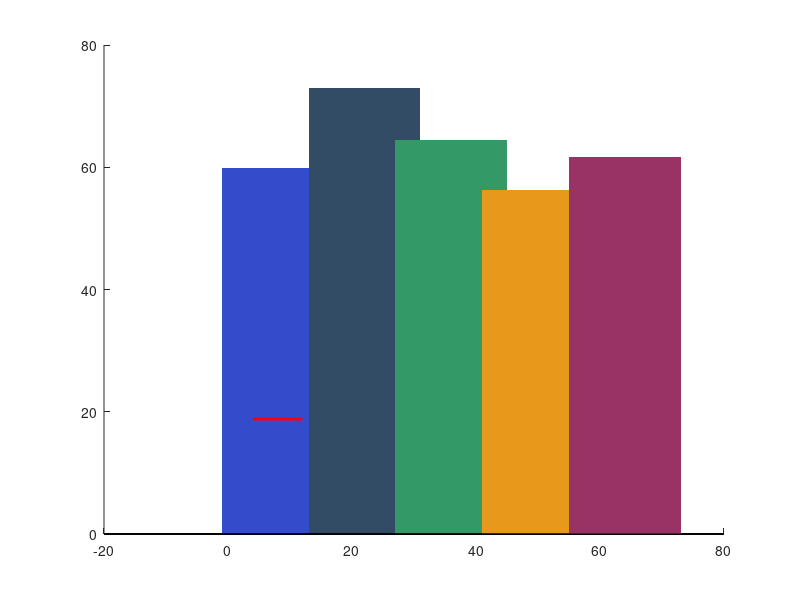

The MATLAB script that drew this image: (Note: this script raises an error after producing the figure.)
base_dir = pwd;

acc_human = 59.90;  
acc_LLM_qwen_7B = 64.51; 
acc_LLM_deepseek = 72.96;
acc_MLLM_qwen_7B = 56.34; 
acc_MLLM_qwen_72B = 61.69; 

chance_level_human = 18.80; 
lower_bound_human  = 16.28; 
upper_bound_human  = 21.48; 

chance_level_LLM_qwen_7B = 18.23;
lower_bound_LLM_qwen_7B  = 14.65;
upper_bound_LLM_qwen_7B  = 22.25;

chance_level_LLM_deepseek = 19.33;
lower_bound_LLM_deepseek  = 15.49;
upper_bound_LLM_deepseek  = 23.38;

chance_level_MLLM_qwen_7B = 17.54;
lower_bound_MLLM_qwen_7B  = 14.08;
upper_bound_MLLM_qwen_7B  = 21.13;

chance_level_MLLM_qwen_72B = 18.79;
lower_bound_MLLM_qwen_72B  = 14.93;
upper_bound_MLLM_qwen_72B  = 22.54;


customColor1 = [.2 .6 .4];   % LLM_qwen_7B
customColor2 = [.6 .2 .4];   % MLLM_qwen_72B
customColor3 = [.2 .3 .8];   % Human
customColor4 = [.9 .6 .1];   % MLLM_qwen_7B
customColor5 = [.2 .3 .4];   % LLM_deepseek

x_human         = 8;
x_llm_deepseek  = 22;
x_llm_qwen_7B   = 36;
x_mllm_qwen_7B  = 50;
x_mllm_qwen_72B = 64;
bw = 9; % BarWidth
bh = 4; % bar half width for chance line

fig = figure('Position',[800 800 500 800],'color','w');
hold on;

bar(x_human,         acc_human,         'FaceColor', customColor3, 'EdgeColor', 'none', 'BarWidth', bw);
bar(x_llm_deepseek,  acc_LLM_deepseek,  'FaceColor', customColor5, 'EdgeColor', 'none', 'BarWidth', bw);
bar(x_llm_qwen_7B,   acc_LLM_qwen_7B,   'FaceColor', customColor1, 'EdgeColor', 'none', 'BarWidth', bw);
bar(x_mllm_qwen_7B,  acc_MLLM_qwen_7B,  'FaceColor', customColor4, 'EdgeColor', 'none', 'BarWidth', bw);
bar(x_mllm_qwen_72B, acc_MLLM_qwen_72B, 'FaceColor', customColor2, 'EdgeColor', 'none', 'BarWidth', bw);

plot([x_human-bh,         x_human+bh],         [chance_level_human,         chance_level_human],         '-r', 'LineWidth', 2);
errorbar(x_human,         chance_level_human,         (upper_bound_human-lower_bound_human)/2,                 'Color', [0 0 0], 'LineWidth', 2, 'LineStyle', 'none');

plot([x_llm_deepseek-bh,  x_llm_deepseek+bh],  [chance_level_LLM_deepseek,  chance_level_LLM_deepseek],  '-r', 'LineWidth', 2);
errorbar(x_llm_deepseek,  chance_level_LLM_deepseek,  (upper_bound_LLM_deepseek-lower_bound_LLM_deepseek)/2,   'Color', [0 0 0], 'LineWidth', 2, 'LineStyle', 'none');

plot([x_llm_qwen_7B-bh,   x_llm_qwen_7B+bh],   [chance_level_LLM_qwen_7B,   chance_level_LLM_qwen_7B],   '-r', 'LineWidth', 2);
errorbar(x_llm_qwen_7B,   chance_level_LLM_qwen_7B,   (upper_bound_LLM_qwen_7B-lower_bound_LLM_qwen_7B)/2,     'Color', [0 0 0], 'LineWidth', 2, 'LineStyle', 'none');

plot([x_mllm_qwen_7B-bh,  x_mllm_qwen_7B+bh],  [chance_level_MLLM_qwen_7B,  chance_level_MLLM_qwen_7B],  '-r', 'LineWidth', 2);
errorbar(x_mllm_qwen_7B,  chance_level_MLLM_qwen_7B,  (upper_bound_MLLM_qwen_7B-lower_bound_MLLM_qwen_7B)/2,   'Color', [0 0 0], 'LineWidth', 2, 'LineStyle', 'none');

plot([x_mllm_qwen_72B-bh, x_mllm_qwen_72B+bh], [chance_level_MLLM_qwen_72B, chance_level_MLLM_qwen_72B], '-r', 'LineWidth', 2);
errorbar(x_mllm_qwen_72B, chance_level_MLLM_qwen_72B, (upper_bound_MLLM_qwen_72B-lower_bound_MLLM_qwen_72B)/2, 'Color', [0 0 0], 'LineWidth', 2, 'LineStyle', 'none');

baseline_y = 25; 

text(x_human,         baseline_y, 'Human',          'Rotation', 90, 'HorizontalAlignment', 'left', 'VerticalAlignment', 'middle', 'Color', 'white', 'FontSize', 22);
text(x_llm_deepseek,  baseline_y, 'DeepSeek-R1',    'Rotation', 90, 'HorizontalAlignment', 'left', 'VerticalAlignment', 'middle', 'Color', 'white', 'FontSize', 22);
text(x_llm_qwen_7B,   baseline_y, 'Qwen2.5-7B',     'Rotation', 90, 'HorizontalAlignment', 'left', 'VerticalAlignment', 'middle', 'Color', 'white', 'FontSize', 22);
text(x_mllm_qwen_7B,  baseline_y, 'Qwen2.5-VL-7B',  'Rotation', 90, 'HorizontalAlignment', 'left', 'VerticalAlignment', 'middle', 'Color', 'white', 'FontSize', 22);
text(x_mllm_qwen_72B, baseline_y, 'Qwen2.5-VL-72B', 'Rotation', 90, 'HorizontalAlignment', 'left', 'VerticalAlignment', 'middle', 'Color', 'white', 'FontSize', 22);
text(x_human, 15, 'chance', 'Rotation', 0, 'HorizontalAlignment', 'center', 'VerticalAlignment', 'middle', 'Color', 'red', 'FontSize', 18);

xlim([0, 72]);
ylim([0, 80]);
ylabel('Categorization performance (%)', 'FontSize', 34);

hax = gca;
set(gca, 'FontSize', 22);
hax.TickDir = 'both';
hax.XTick = [];
hax.XColor = [0 0 0];
hax.YColor = [0 0 0];
hax.LineWidth = 1.5;
hax.Box = 'off';

hold off;
%% Save Figure
output_dir = fullfile(base_dir, 'figures');
if ~exist(output_dir, 'dir')
    [success, msg] = mkdir(output_dir);
    if ~success
        error('Cannot Create: %s', msg);
    end
end
out_path = fullfile(output_dir, 'classification_results_all.pdf');
exportgraphics(fig, out_path, 'ContentType', 'vector');
